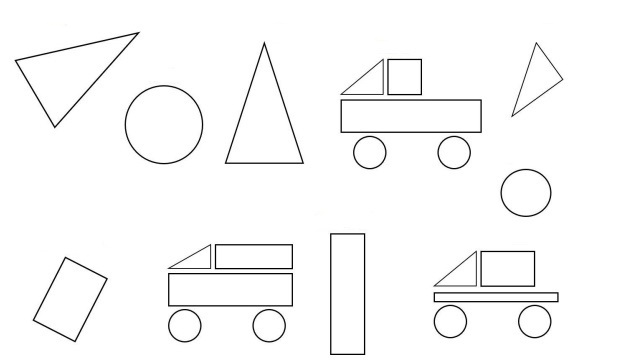
#> input picture inputImg.jpg, 626 x 363 px
$ python 'Drawed Chape Detector.py'
#> lines starting #> are read from the running program, lines starting #| are printed output that depends on the picture; after the words box and inside, x2 and y2 are one past the last pixel; in counts of white or black regions, pixels touching at a corner belong together
import cv2

def recognizeShapes():
    img = cv2.imread("inputImg.jpg")
#> img is the input picture: shape (363, 626, 3); mean B, G, R 249, 249, 249
    if img is None:
        print('no image')
    else:
        imgGrey = cv2.cvtColor(img, cv2.COLOR_BGR2GRAY)
        _,thrash = cv2.threshold(imgGrey, 235, 255, cv2.THRESH_BINARY)
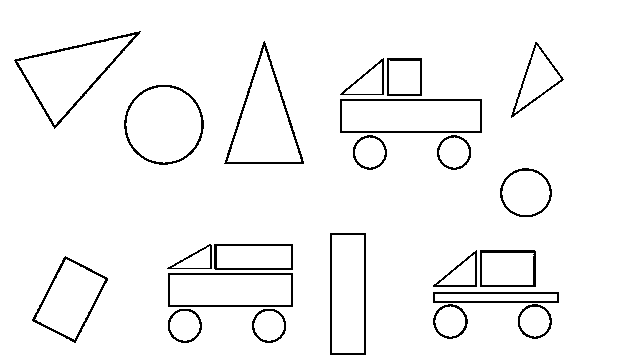
#> thrash: shape (363, 626); 96% white; black in thin lines or dots, all inside (x1, y1, x2, y2) = (14, 31, 564, 355)
        contours,_ = cv2.findContours(thrash, cv2.RETR_TREE, cv2.CHAIN_APPROX_NONE)
#> contours = 45 contours; largest, box (x1, y1, x2, y2) and area: (0, 0, 626, 363) 226250, (13, 30, 142, 130) 5204, (223, 40, 305, 165) 5180, (123, 84, 205, 166) 5118, (339, 98, 483, 134) 5003
        for contour in contours:
            approx = cv2.approxPolyDP(contour, 0.011 * cv2.arcLength(contour, True), True)
#> approx = [[0, 0], [0, 362], [625, 362], [625, 0]]
            area = cv2.contourArea(contour)
#> area = 226250
            if ((len(approx) > 8) and (len(approx) < 23) and (area > 30)):
                (x, y), radius = cv2.minEnclosingCircle(contour)
                center = (int(x), int(y))
                radius = int(radius)
                cv2.circle(img, center, radius, (0, 0, 255), -1)
            elif len(approx) == 3:
                cv2.drawContours(img, [contour] , 0, (0, 0 , 255), -1)
            elif len(approx) == 4:
                x, y, w, h = cv2.boundingRect(approx)
#> x = 0; y = 0; w = 626; h = 363
                if x!=0 and y!=0:
                    img = cv2.rectangle(img , (x, y) , (x + w, y + h) , (0,0,255) , -1)

            image=img
            gray = cv2.cvtColor(image, cv2.COLOR_RGB2GRAY)
            _, thresh = cv2.threshold(gray, 235, 255, cv2.THRESH_BINARY)
            contours, _ = cv2.findContours(thresh, cv2.RETR_TREE, cv2.CHAIN_APPROX_SIMPLE)
            output = cv2.imread("inputImg.jpg")
            for contour in contours:
                font = cv2.FONT_HERSHEY_COMPLEX
                ShapeN = "unidentified"
                epsilon = 0.01 * cv2.arcLength(contour, True)
                approx = cv2.approxPolyDP(contour, epsilon, True)
                cv2.drawContours(thresh, [approx], -1, (0, 0, 255), 2)
                x = approx.ravel()[0] - 25
                y = approx.ravel()[1] - 5

                epsilon2 = 0.04 * cv2.arcLength(contour, True)
                approx2 = cv2.approxPolyDP(contour, epsilon2, True)
                cv2.drawContours(thresh, [approx2], -1, (0, 0, 255), 2)
                x2 = approx.ravel()[0] - 25
                y2 = approx.ravel()[1] - 5
                if len(approx2) == 3:
                    ShapeN = "Triangle"
                    cv2.rectangle(output,(x,y),(x+w+25,y-h+15),(255,150,150),-1)
                    cv2.putText(output, ShapeN, (x2, y2), font, 0.5, (0, 0, 0))
                elif len(approx) == 4:
                    ShapeN = "Rectangle"
                    cv2.rectangle(output,(x,y),(x+w+35,y-h+15),(255,255,0),-1)
                    cv2.putText(output, ShapeN, (x, y), font, 0.5, (0, 0, 0))
                elif len(approx) == 15:
                    ShapeN = "Car Class 3"
                    cv2.rectangle(output,(x,y),(x+w+60,y-h+15),(255,0,255),-1)
                    cv2.putText(output, ShapeN, (x, y), font, 0.5, (0, 0, 0))
                elif len(approx) == 21:
                    ShapeN = "Car Class 2"
                    cv2.rectangle(output,(x,y),(x+w+60,y-h+15),(0,255,255),-1)
                    cv2.putText(output, ShapeN, (x, y), font, 0.5, (0, 0, 0))
                elif (len(approx)!=15) and (len(approx)!=16) and (len(approx)!=21) and (len(approx)!=3) and (len(approx)!=4):
                    ShapeN = "Circle"
                    cv2.rectangle(output,(x,y),(x+w,y-h+15),(0,255,0),-1)
                    cv2.putText(output, ShapeN, (x, y), font, 0.5, (0, 0, 0))
#> this loop made 45 passes
#> (ShapeN, epsilon, approx, x, y, epsilon2, approx2, x2) on passes 10 to 11: ('Rectangle', 2.76, [[432, 292], [558, 291], [559, 302], [433, 303]], 407, 287, 11.03, [[432, 292], [559, 302]], 407), ('Rectangle', 2.54, [[435, 294], [435, 300], [556, 300], [556, 294]], 410, 289, 10.16, [[435, 294], [556, 300]], 410)
#> (ShapeN, epsilon, x, y, epsilon2, approx2, x2, y2) on passes 1, 12, 13, 14, 15, 16: ('Rectangle', 19.74, -25, -5, 78.96, [[0, 0], [0, 362], [625, 362], [625, 0]], -25, -5), ('Rectangle', 3.2, 142, 268, 12.79, [[167, 273], [292, 272], [293, 306], [168, 307]], 142, 268), ('Rectangle', 2.98, 145, 270, 11.92, [[170, 275], [170, 304], [290, 304], [290, 275]], 145, 270), ('Rectangle', 2.64, 40, 250, 10.55, [[65, 255], [108, 278], [75, 343], [31, 320]], 40, 250), ('Rectangle', 2.39, 41, 254, 9.55, [[66, 259], [35, 319], [74, 339], [104, 279]], 41, 254), ('Circle', 1.87, 454, 245, 7.48, [[479, 250], [534, 249], [536, 286], [480, 287]], 454, 245)
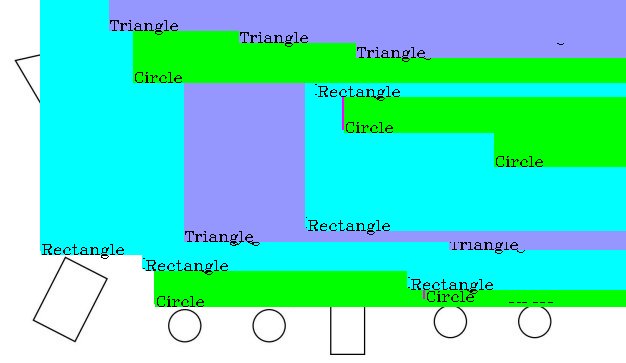
#> output: shape (363, 626, 3); mean B, G, R 201.3, 227.9, 90
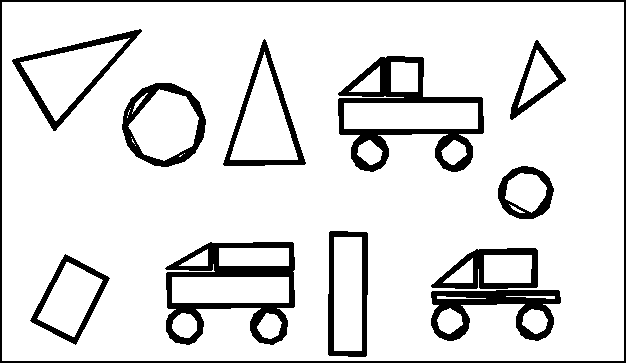
#> thresh: shape (363, 626); 87.5% white; 12 black regions, largest, box (x1, y1, x2, y2) and area: (338, 56, 484, 172) 4739, (165, 242, 295, 345) 4589, (0, 0, 626, 363) 3940

        cv2.imwrite("output.jpg", output)

def recognizeClassOne():
    img = cv2.imread("inputImg.jpg")
    if img is None:
        print('no image')
    else:
        imgGrey = cv2.cvtColor(img, cv2.COLOR_BGR2GRAY)
        _,thrash = cv2.threshold(imgGrey, 235, 255, cv2.THRESH_BINARY)
        contours,_ = cv2.findContours(thrash, cv2.RETR_TREE, cv2.CHAIN_APPROX_NONE)
        for contour in contours:
            approx = cv2.approxPolyDP(contour, 0.011 * cv2.arcLength(contour, True), True)
            area = cv2.contourArea(contour)
            if ((len(approx) > 8) and (len(approx) < 23) and (area > 30)):
                (x, y), radius = cv2.minEnclosingCircle(contour)
                center = (int(x), int(y))
                radius = int(radius)
                cv2.circle(img, center, radius, (0, 0, 255), -1)
            elif len(approx) == 3:
                cv2.drawContours(img, [contour] , 0, (0, 0 , 255), -1)
            elif len(approx) == 4:
                x, y, w, h = cv2.boundingRect(approx)
                if x!=0 and y!=0:
                    img = cv2.rectangle(img , (x, y) , (x + w, y + h) , (0,0,255) , -1)
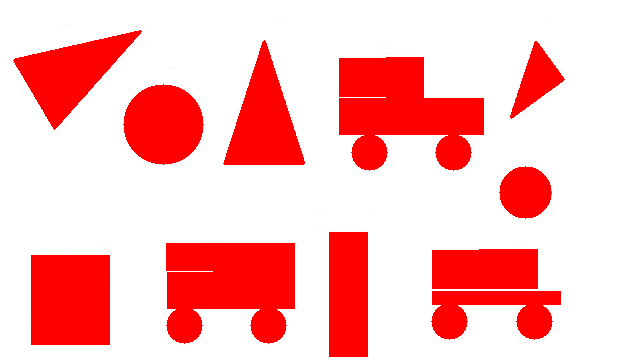
#> img: shape (363, 626, 3); mean B, G, R 186.7, 186.7, 254.9

        image=img
        gray = cv2.cvtColor(image, cv2.COLOR_RGB2GRAY)
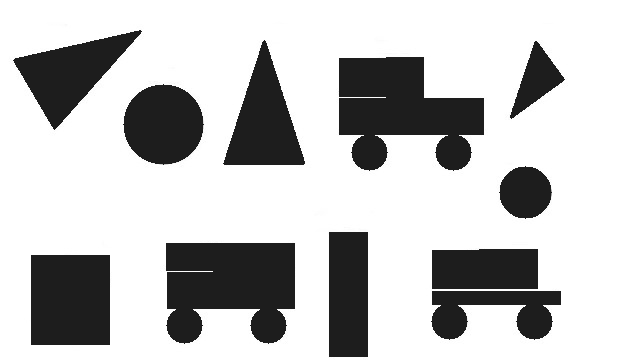
#> gray: shape (363, 626); min 29, max 255, mean 194.4
        _, thresh = cv2.threshold(gray, 235, 255, cv2.THRESH_BINARY)
#> thresh: shape (363, 626); 73.2% white; 11 black regions, largest, box (x1, y1, x2, y2) and area: (339, 57, 484, 171) 10772, (166, 243, 295, 344) 10424, (31, 255, 110, 345) 7110
        contours, _ = cv2.findContours(thresh, cv2.RETR_TREE, cv2.CHAIN_APPROX_SIMPLE)
        output2 = cv2.imread("output.jpg")
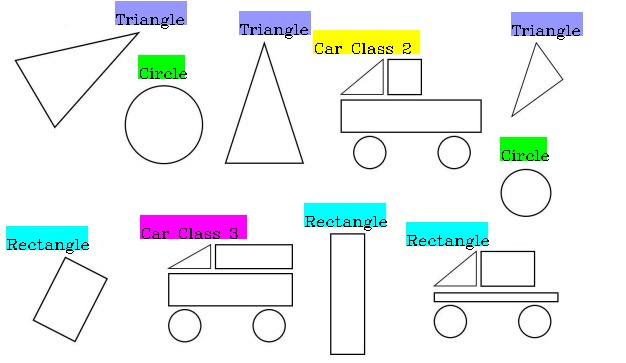
#> output2: shape (363, 626, 3); mean B, G, R 241.6, 241.7, 236.6
        for contour in contours:
            font = cv2.FONT_HERSHEY_COMPLEX
            ShapeN = "unidentified"
            epsilon = 0.01 * cv2.arcLength(contour, True)
            approx = cv2.approxPolyDP(contour, epsilon, True)
            cv2.drawContours(thresh, [approx], -1, (0, 0, 255), 2)
            x = approx.ravel()[0] - 25
            y = approx.ravel()[1] - 5
            if len(approx) == 16:
                ShapeN = "Car Class 1"
                cv2.rectangle(output2,(x,y-67),(x+w+60,y-h-60),(0,0,255),-1)
                cv2.putText(output2, ShapeN, (x+10, y-75), font, 0.5, (0, 0, 0))
                cv2.imwrite("output.jpg", output2)
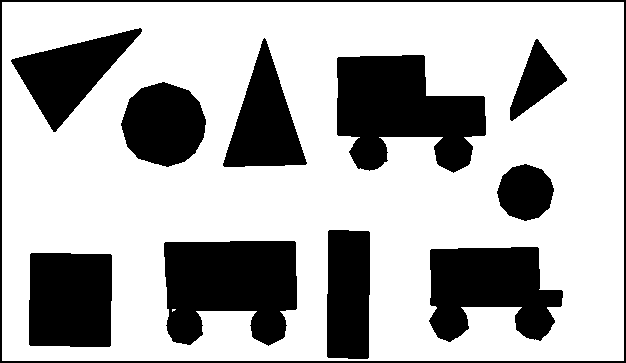
#> thresh: shape (363, 626); 69.3% white; 11 black regions, largest, box (x1, y1, x2, y2) and area: (337, 55, 486, 173) 11647, (164, 241, 297, 346) 11086, (429, 247, 563, 342) 8870

output=recognizeShapes()
recognizeClassOne()

img = cv2.imread("inputImg.jpg")
cv2.imshow("input", img)

final = cv2.imread("output.jpg")
cv2.imshow("output", final)
cv2.waitKey(0)
cv2.destroyAllWindows()
